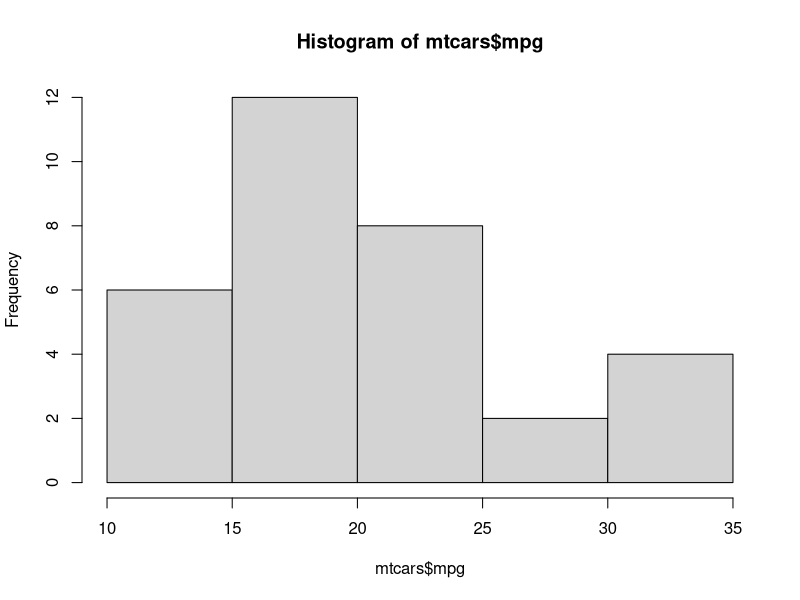
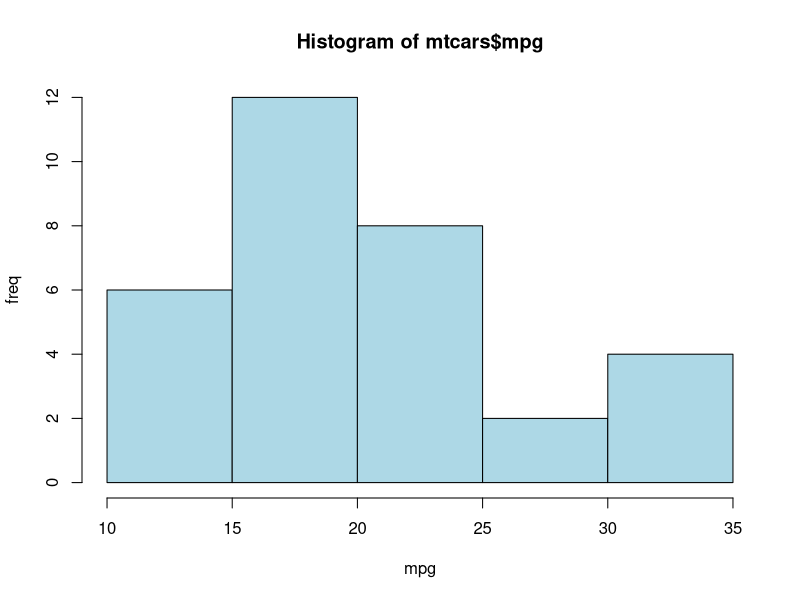
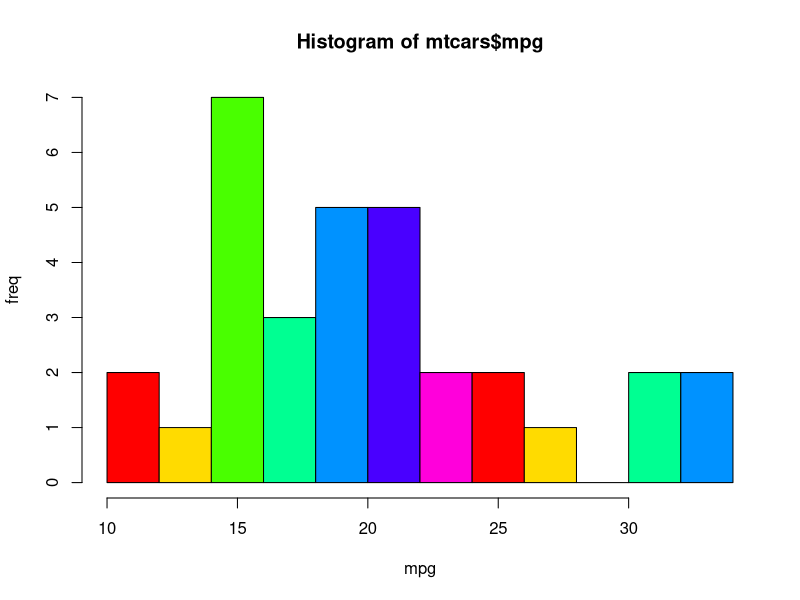
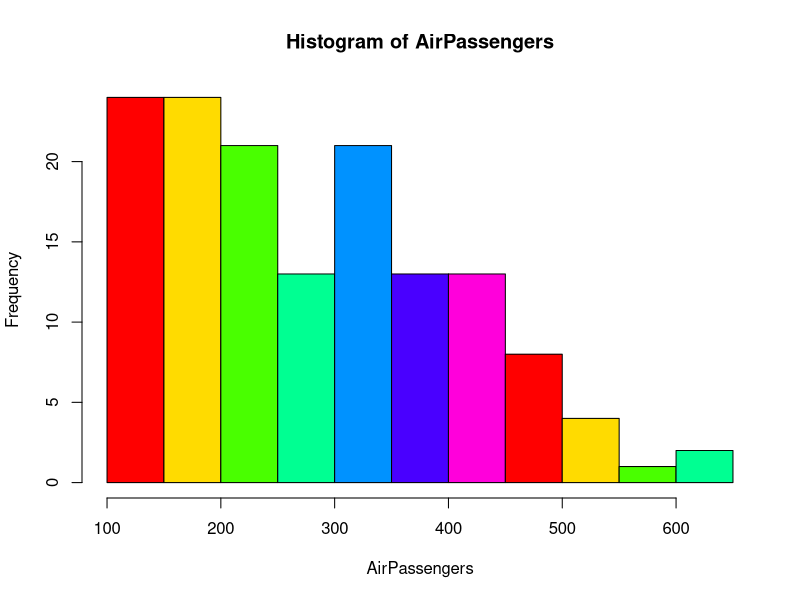
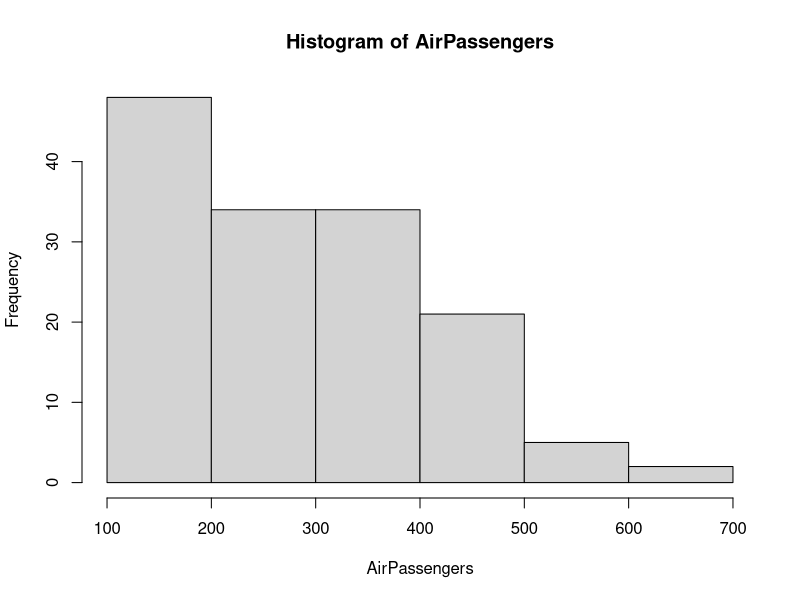
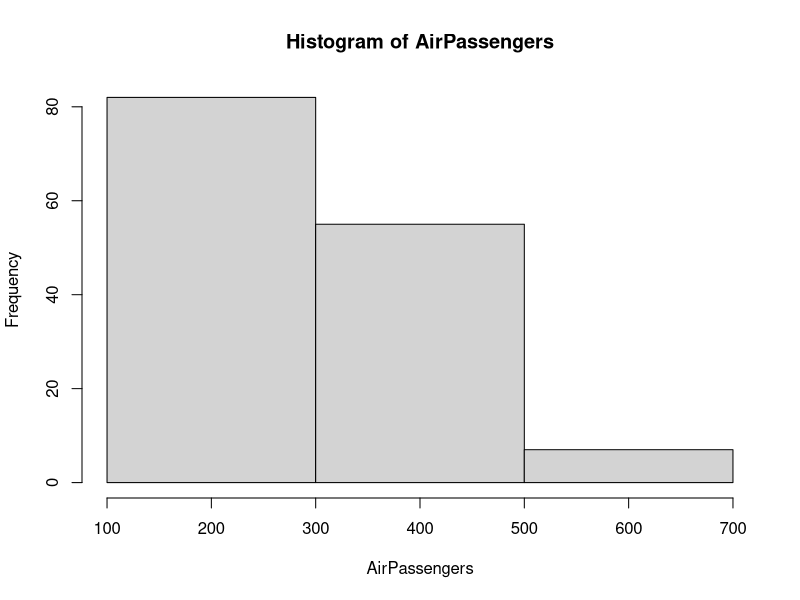
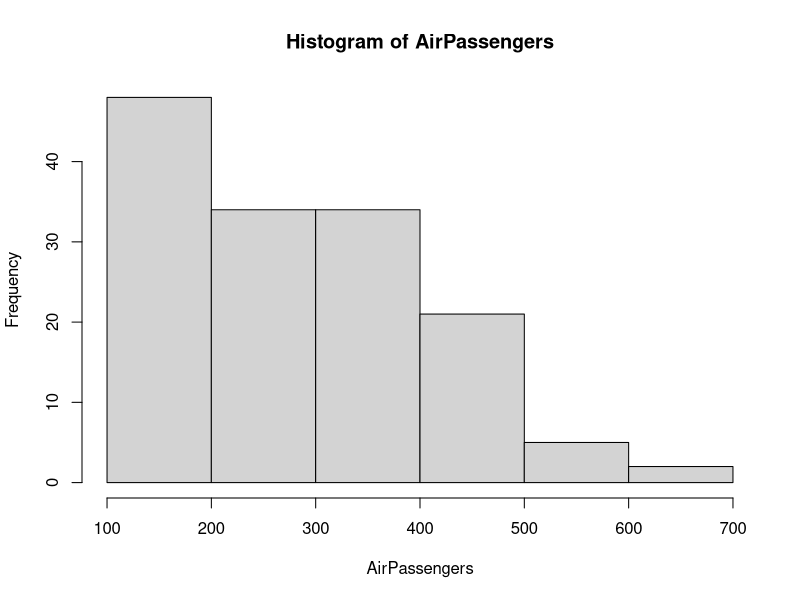
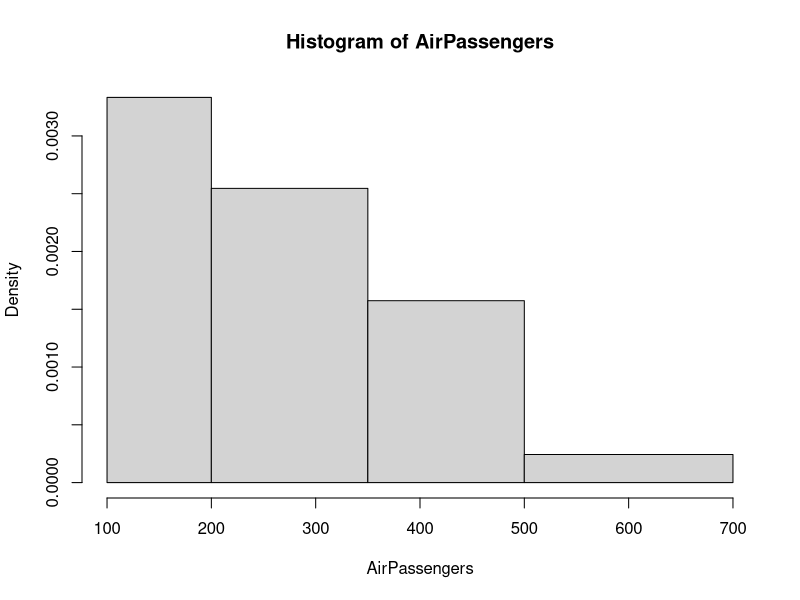

Here is the R script that generated these plots, in order:
###############################################################################



#Histogram



#Simple histogram



hist(mtcars$mpg)



#Colored histogram



?hist



#The width of each of the bar can be decided by using breaks.



hist(mtcars$mpg, breaks = 4, col = "lightblue", xlab = "mpg", ylab = "freq")



hist(mtcars$mpg, breaks = 15, col=rainbow(7), xlab = "mpg", ylab = "freq")



#Change of bin



hist(AirPassengers, col=rainbow(7))



#Histogram of the AirPassengers dataset with 5 breakpoints



hist(AirPassengers, breaks=5)



# If you want to have more control over the breakpoints between bins,



# you can enrich the breaks argument by giving it a vector of breakpoints.



# You can do this by using the c() function:



# Compute a histogram for the data values in AirPassengers,



# and set the bins such that they run from 100 to 300, 300 to 500 and 500 to 700.



hist(AirPassengers, breaks= c(100, 300, 500, 700))



# We can use seq(x, y, z) function instaed of c()



# x = begin number of the x-axis,



# y = end number of the x-axis



# z = the interval in which these numbers appear.



hist(AirPassengers, breaks= seq(100, 700, 100))



# Note that you can also combine the two functions:



# Make a histogram for the AirPassengers dataset, start at 100 on the x-axis,



# and from values 200 to 700, make the bins 150 wide



hist(AirPassengers, breaks=c(100, seq(200,600, 150), 700))



################################################################################